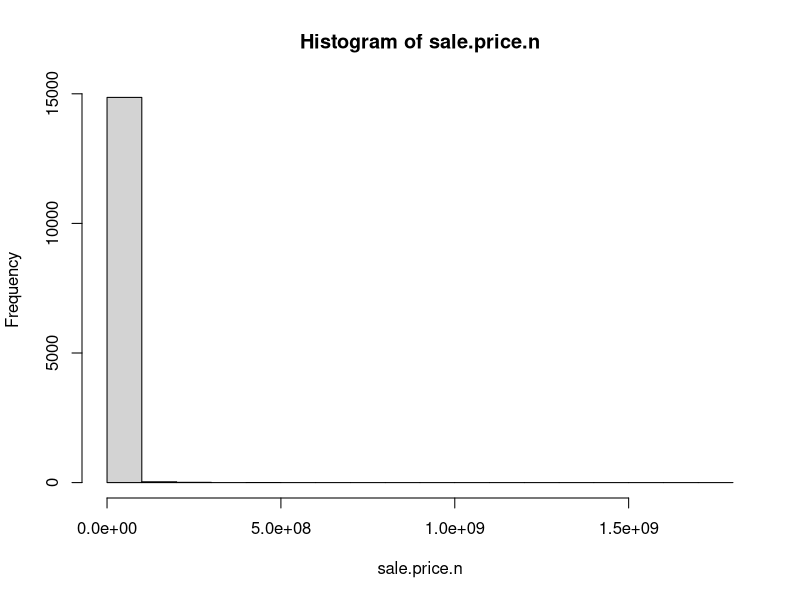
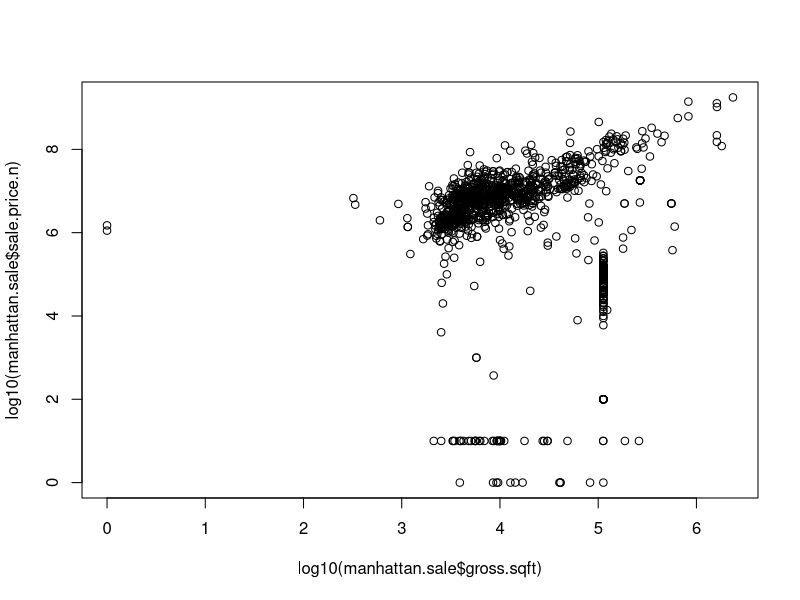
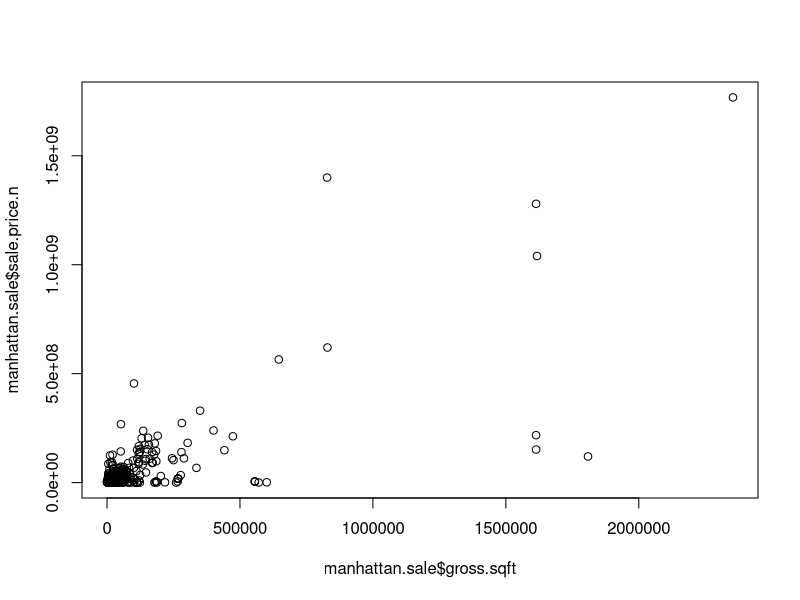
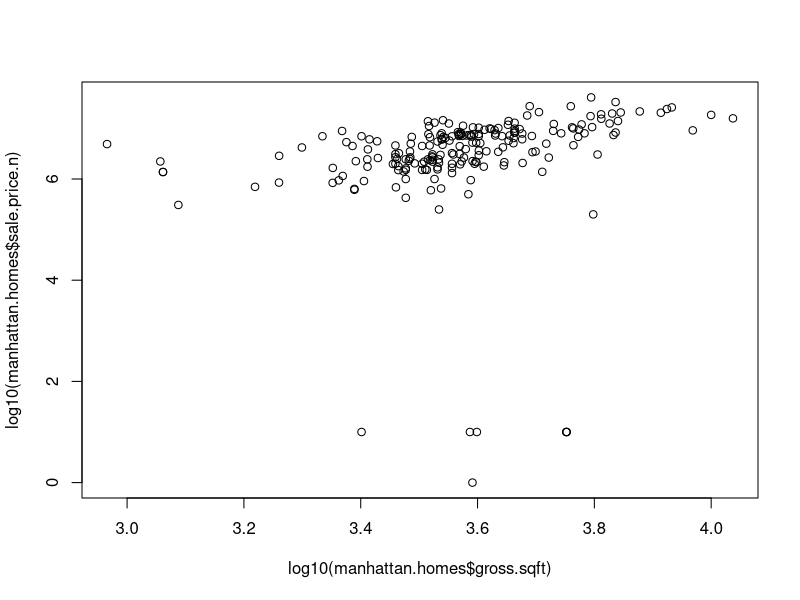
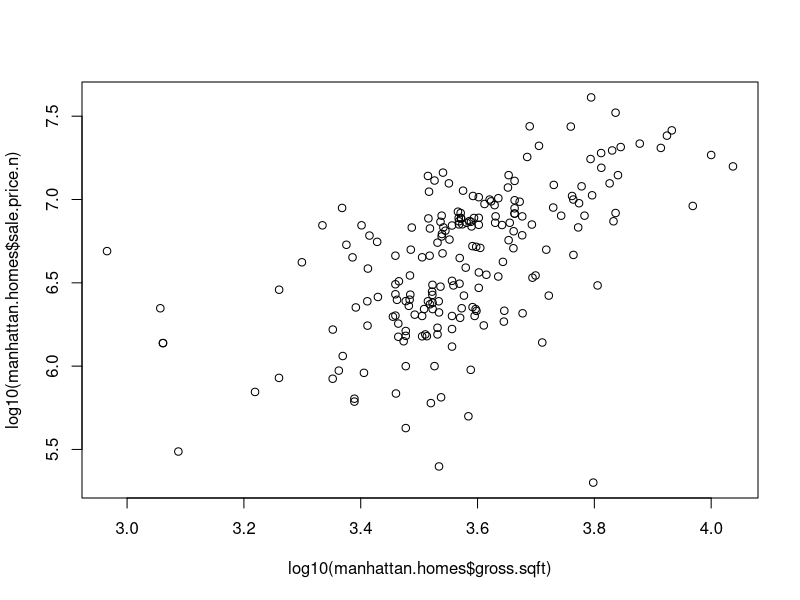

The R source for these figures, in order:
# Author: Benjamin Reddy
# Taken from pages 49-50 of O'Neil and Schutt

library(plyr)

# http://www1.nyc.gov/site/finance/taxes/property-rolling-sales-data.page


# read csv file
manhattan <- read.csv("data/rollingsales_manhattan.csv",skip=4,header=TRUE)

## Check the data
head(manhattan)
summary(manhattan)
str(manhattan) # Very handy function!
#Compactly display the internal structure of an R object.


## clean/format the data with regular expressions
## More on these later. For now, know that the
## pattern "[^[:digit:]]" refers to members of the variable name that
## start with digits. We use the gsub command to replace them with a blank space.
# We create a new variable that is a "clean' version of sale.price.
# And sale.price.n is numeric, not a factor.
manhattan$SALE.PRICE.N <- as.numeric(gsub("[^[:digit:]]","", manhattan$SALE.PRICE))
count(is.na(manhattan$SALE.PRICE.N))

names(manhattan) <- tolower(names(manhattan)) # make all variable names lower case

## Get rid of leading digits
manhattan$gross.sqft <- as.numeric(gsub("[^[:digit:]]","", manhattan$gross.square.feet))
manhattan$land.sqft <- as.numeric(gsub("[^[:digit:]]","", manhattan$land.square.feet))
manhattan$year.built <- as.numeric(as.character(manhattan$year.built))

## do a bit of exploration to make sure there's not anything
## weird going on with sale prices
attach(manhattan)
hist(sale.price.n) 
detach(manhattan)

## keep only the actual sales

manhattan.sale <- manhattan[manhattan$sale.price.n!=0,]
png("analysis/grosssqftvssaleprice.png")
plot(manhattan.sale$gross.sqft,manhattan.sale$sale.price.n)
dev.off()
plot(log10(manhattan.sale$gross.sqft),log10(manhattan.sale$sale.price.n))
png("analysis/log10grosssqftvssaleprice.png")
dev.off()

## for now, let's look at 1-, 2-, and 3-family homes
manhattan.homes <- manhattan.sale[which(grepl("FAMILY",manhattan.sale$building.class.category)),]
dim(manhattan.homes)
png("analysis/log10grosssqftvssaleprice-123familyhomes.png")
plot(log10(manhattan.homes$gross.sqft),log10(manhattan.homes$sale.price.n))
dev.off()
summary(manhattan.homes[which(manhattan.homes$sale.price.n<100000),])
""

## remove outliers that seem like they weren't actual sales
manhattan.homes$outliers <- (log10(manhattan.homes$sale.price.n) <=5) + 0
manhattan.homes <- manhattan.homes[which(manhattan.homes$outliers==0),]
png("analysis/grosssqftvssaleprice-removedoutliers.png")
plot(log10(manhattan.homes$gross.sqft),log10(manhattan.homes$sale.price.n))
dev.off()
